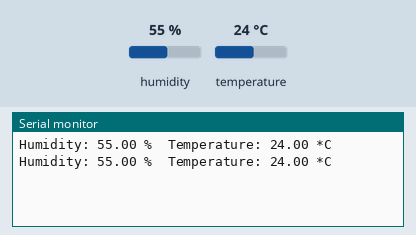
This sketch was run on a simulated Arduino Uno, built with avr-gcc and run on an emulated ATmega328P. On the bench: the last lines printed to the serial monitor. Inputs (shaded band) come from the test bench; at power-on: humidity 55 %, temperature 24 °C.

Above: at 2.8 s.
2.9 s: humidity set to 22 %
At 5.2 s:
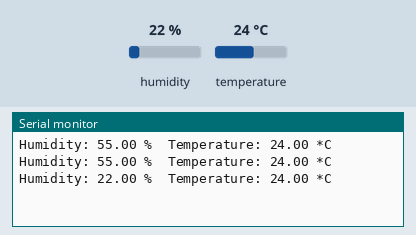
5.6 s: temperature set to 12 °C
At 7.0 s:
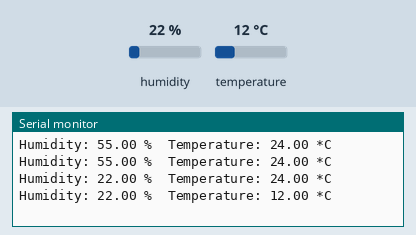
8.3 s: humidity set to 40 %
At 10.6 s:
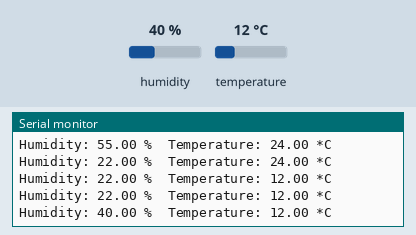
Timing chart, 0 to 12.1 s (numbered marks = the images above; inputs shaded):
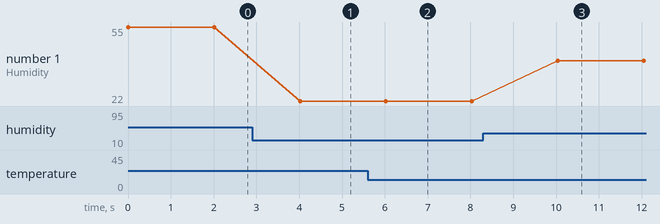

Measured:
- after the input at 2.9 s, the serial monitor: prints a new line after 1.1 s (image 1)
- after the input at 5.6 s, the serial monitor: prints a new line after 0.42 s (image 2)
- after the input at 8.3 s, the serial monitor: prints a new line after 1.7 s (image 3)
- plotted number 1: 55 → 22 after the input at 2.9 s, 22 → 40 after the input at 8.3 s

The sketch:

DHT22Demo.ino
```cpp
#include "DHT.h"
#define DHTTYPE DHT22

const int DHTPin = 5;
DHT dht(DHTPin, DHTTYPE);

float h = 0;
float t = 0;

void setup() {
  Serial.begin(9600);
  dht.begin();
}

void loop() {
  h = dht.readHumidity();
  t = dht.readTemperature();

  if (isnan(h) || isnan(t)) {
      Serial.println("Failed to read from DHT sensor!");
      return;
   }


   Serial.print("Humidity: ");
   Serial.print(h);
   Serial.print(" %\t");
   Serial.print("Temperature: ");
   Serial.print(t);
   Serial.println(" *C ");

   delay(2000);
}
```
